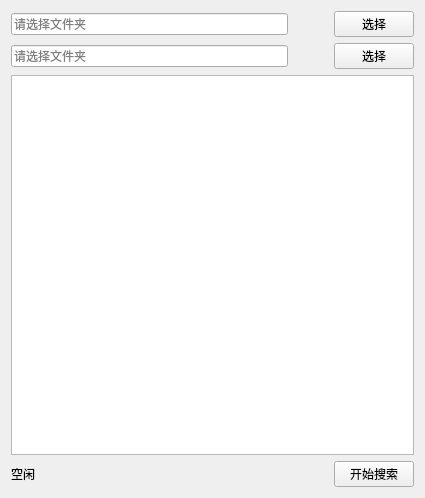
<?xml version="1.0" encoding="UTF-8"?>
<ui version="4.0">
 <class>Form</class>
 <widget class="QWidget" name="Form">
  <property name="geometry">
   <rect>
    <x>0</x>
    <y>0</y>
    <width>425</width>
    <height>498</height>
   </rect>
  </property>
  <property name="windowTitle">
   <string>Form</string>
  </property>
  <layout class="QVBoxLayout" name="verticalLayout">
   <item>
    <layout class="QHBoxLayout" name="horizontalLayout" stretch="6,3,1">
     <item>
      <widget class="QLineEdit" name="lineEditFile1">
       <property name="readOnly">
        <bool>true</bool>
       </property>
       <property name="placeholderText">
        <string>请选择文件夹</string>
       </property>
      </widget>
     </item>
     <item>
      <spacer name="horizontalSpacer">
       <property name="orientation">
        <enum>Qt::Horizontal</enum>
       </property>
       <property name="sizeType">
        <enum>QSizePolicy::Fixed</enum>
       </property>
       <property name="sizeHint" stdset="0">
        <size>
         <width>40</width>
         <height>20</height>
        </size>
       </property>
      </spacer>
     </item>
     <item>
      <widget class="QPushButton" name="buttonChooseDir1">
       <property name="text">
        <string>选择</string>
       </property>
      </widget>
     </item>
    </layout>
   </item>
   <item>
    <layout class="QHBoxLayout" name="horizontalLayout_4" stretch="6,3,1">
     <item>
      <widget class="QLineEdit" name="lineEditFile2">
       <property name="readOnly">
        <bool>true</bool>
       </property>
       <property name="placeholderText">
        <string>请选择文件夹</string>
       </property>
      </widget>
     </item>
     <item>
      <spacer name="horizontalSpacer_2">
       <property name="orientation">
        <enum>Qt::Horizontal</enum>
       </property>
       <property name="sizeType">
        <enum>QSizePolicy::Fixed</enum>
       </property>
       <property name="sizeHint" stdset="0">
        <size>
         <width>40</width>
         <height>20</height>
        </size>
       </property>
      </spacer>
     </item>
     <item>
      <widget class="QPushButton" name="buttonChooseDir2">
       <property name="text">
        <string>选择</string>
       </property>
      </widget>
     </item>
    </layout>
   </item>
   <item>
    <layout class="QHBoxLayout" name="horizontalLayout_3">
     <item>
      <widget class="QListWidget" name="listFileCompare"/>
     </item>
    </layout>
   </item>
   <item>
    <layout class="QHBoxLayout" name="horizontalLayout_2">
     <item>
      <widget class="QLabel" name="labelState">
       <property name="text">
        <string>空闲</string>
       </property>
      </widget>
     </item>
     <item>
      <widget class="QPushButton" name="buttonSearch">
       <property name="sizePolicy">
        <sizepolicy hsizetype="Fixed" vsizetype="Fixed">
         <horstretch>0</horstretch>
         <verstretch>0</verstretch>
        </sizepolicy>
       </property>
       <property name="text">
        <string>开始搜索</string>
       </property>
      </widget>
     </item>
    </layout>
   </item>
  </layout>
 </widget>
 <resources/>
 <connections/>
</ui>
